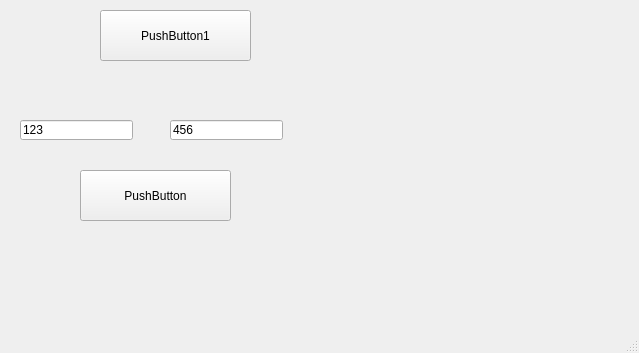
<?xml version="1.0" encoding="UTF-8"?>
<ui version="4.0">
 <class>MainWindow</class>
 <widget class="QMainWindow" name="MainWindow">
  <property name="geometry">
   <rect>
    <x>0</x>
    <y>0</y>
    <width>639</width>
    <height>353</height>
   </rect>
  </property>
  <property name="windowTitle">
   <string>MainWindow</string>
  </property>
  <widget class="QWidget" name="centralwidget">
   <widget class="QPushButton" name="pushbutton">
    <property name="geometry">
     <rect>
      <x>100</x>
      <y>10</y>
      <width>151</width>
      <height>51</height>
     </rect>
    </property>
    <property name="text">
     <string>PushButton1</string>
    </property>
   </widget>
   <widget class="QPushButton" name="pushbutton_2">
    <property name="geometry">
     <rect>
      <x>80</x>
      <y>170</y>
      <width>151</width>
      <height>51</height>
     </rect>
    </property>
    <property name="text">
     <string>PushButton</string>
    </property>
   </widget>
   <widget class="QLineEdit" name="lineedit_name">
    <property name="geometry">
     <rect>
      <x>20</x>
      <y>120</y>
      <width>113</width>
      <height>20</height>
     </rect>
    </property>
    <property name="text">
     <string>123</string>
    </property>
   </widget>
   <widget class="QLineEdit" name="lineedit_id">
    <property name="geometry">
     <rect>
      <x>170</x>
      <y>120</y>
      <width>113</width>
      <height>20</height>
     </rect>
    </property>
    <property name="text">
     <string>456</string>
    </property>
   </widget>
  </widget>
  <widget class="QMenuBar" name="menubar">
   <property name="geometry">
    <rect>
     <x>0</x>
     <y>0</y>
     <width>639</width>
     <height>23</height>
    </rect>
   </property>
  </widget>
  <widget class="QStatusBar" name="statusbar"/>
 </widget>
 <resources/>
 <connections/>
</ui>
